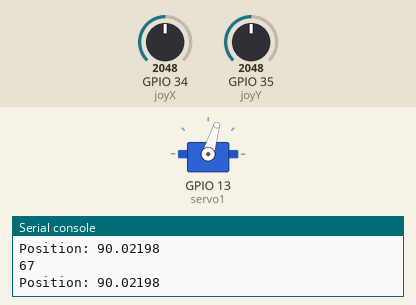
A program run on a simulated ESP32 board running MicroPython. Shown: servo, the last lines printed to the serial console. The test bench sets the inputs (shaded band); at power-on: GPIO 35 (joyY) = 2048, GPIO 34 (joyX) = 2048 (analog values on the 0–4095 scale). Servo angles are drawn from the pulse width (0.5 ms = 0°, 2.5 ms = 180°).

Above: at 1.2 s.
1.3 s: GPIO 35 (joyY) set to 2866
At 2.0 s:
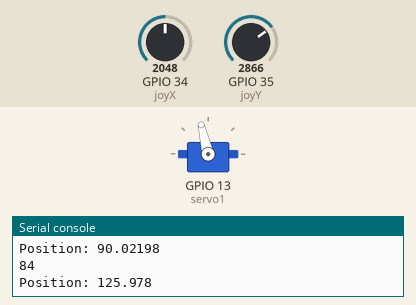
3.0 s: GPIO 35 (joyY) set to 3603
At 4.2 s:
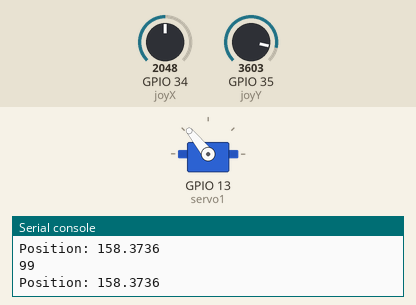
4.5 s: GPIO 35 (joyY) set to 4095
At 5.6 s:
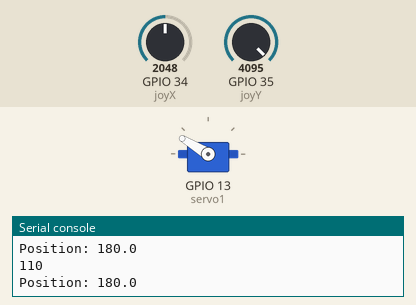
6.0 s: GPIO 35 (joyY) set to 1228
At 6.7 s:
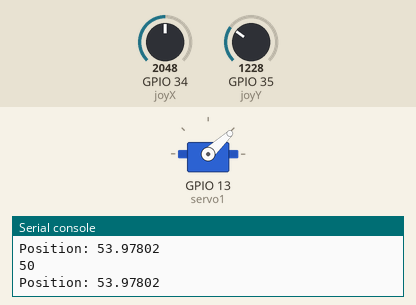
7.5 s: GPIO 35 (joyY) set to 491
At 8.0 s:
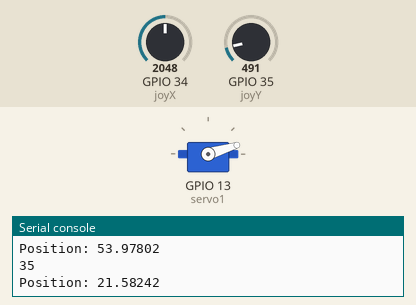
9.0 s: GPIO 35 (joyY) set to 2047
At 10.3 s:
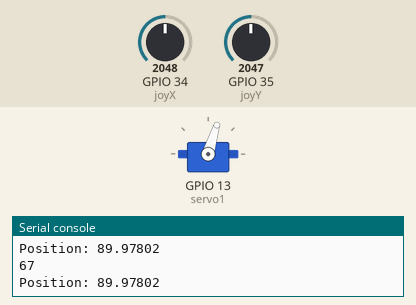
Timing chart, 0 to 11.5 s (numbered marks = the images above; inputs shaded):
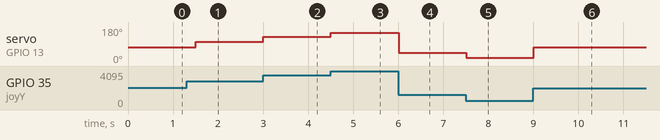

Measured:
- after the input at 1.3 s, servo on GPIO 13 (servo1): 73° → 103° after 0.20 s
- after the input at 3.0 s, servo on GPIO 13 (servo1): 103° → 129° at once
- after the input at 4.5 s, servo on GPIO 13 (servo1): 129° → 149° at once
- after the input at 6.0 s, servo on GPIO 13 (servo1): 149° → 43° at once
- after the input at 7.5 s, servo on GPIO 13 (servo1): 43° → 17° at once
- after the input at 9.0 s, servo on GPIO 13 (servo1): 17° → 73° at once

The program:

servo_joystick.py
```python
'''
Verkabelung von KY-023 (Joystick)
Joystick ...... ESP
GND             GND
+5V             3V3
VRx             D34
VRy             D35
SW              D32

Verkabelung des Servo
Servo ......... ESP
Braun           GND
Rot oder
Orange          VIN / 5V
Gelb (Signal)   D13

GPIOs für ADC Block 1: 32, 33, 34, 35, 36 und 39
GPIOs für ADC Block 2: 0, 2, 4, 12-15 und 25-27
'''

import machine
from machine import Pin, PWM
import time

# Joystick
joyX = machine.Pin(34, machine.Pin.IN)
joyY = machine.Pin(35, machine.Pin.IN)
joyButton = machine.Pin(32, machine.Pin.IN, machine.Pin.PULL_UP)

joyXadc = machine.ADC(joyX)
joyXadc.atten(machine.ADC.ATTN_11DB)
joyYadc = machine.ADC(joyY)
joyYadc.atten(machine.ADC.ATTN_11DB)

# Servo
servo1 = PWM(Pin(13), freq=50, duty=0)

def angle2duty(angle):
    # von 0 bis 180
    minDutyValue = 25
    maxDutyValue = 110
    calculatedDutyValue = int(minDutyValue + ((angle/180) * (maxDutyValue-minDutyValue)))
    r = max(minDutyValue, min(calculatedDutyValue, maxDutyValue))
    print(r)
    return r

while True:
    valX = joyXadc.read()  #unsigned integer mit range 0-4095
    valY = joyYadc.read()  #unsigned integer mit range 0-4095
    position = valY / 22.75; # Divide up to 4095 by 22.5 int per °
    servo1.duty(angle2duty(position))
    print("Position: {position}".format(position=position)) # position in °
    time.sleep(0.5) #0.5 sekunden
```
